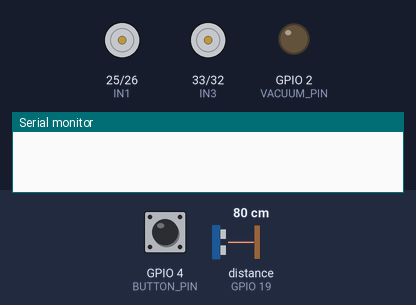
Recording of a sketch running on a simulated ESP32. Parts: motor-driver pin pairs drawn as motors (green arrow = first pin HIGH = forward, orange = second pin HIGH = backward, longer = more drive), output pins drawn as LEDs (lit = HIGH), the last lines printed to the serial monitor. The inputs (shaded band) are chosen by the test bench; at power-on: GPIO 4 (BUTTON_PIN) HIGH, distance to the obstacle (sensor on GPIO 19) 80 cm. The echo pulse lasts 58.3 µs per cm; pins used as bus, display or sensor lines are not drawn.

Above: at 1.2 s.
1.3 s: GPIO 4 (BUTTON_PIN) pulled LOW for 1 s
At 1.9 s:
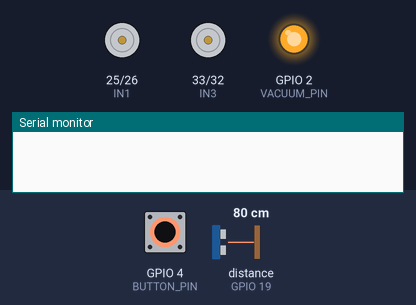
3.8 s: GPIO 4 (BUTTON_PIN) pulled LOW for 0.15 s
At 5.5 s:
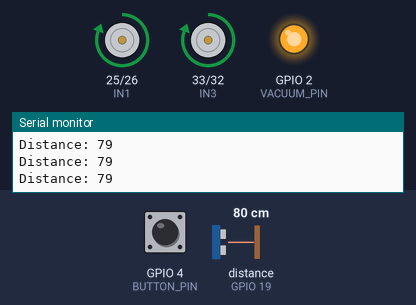
6.0 s: distance to the obstacle (sensor on GPIO 19) set to 23 cm
7.5 s: distance to the obstacle (sensor on GPIO 19) set to 18 cm
At 8.6 s:
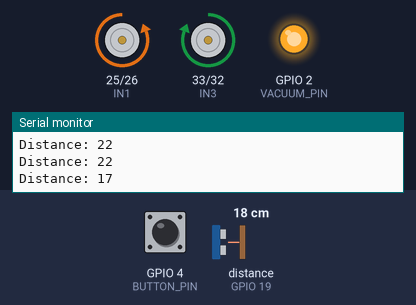
10.5 s: distance to the obstacle (sensor on GPIO 19) set to 35 cm
At 11.0 s:
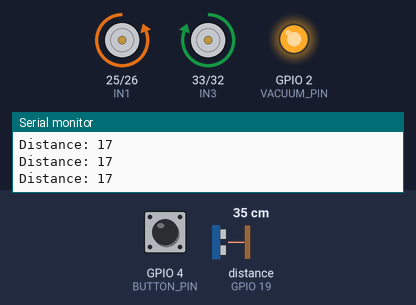
Timing chart, 0 to 13.5 s (numbered marks = the images above; inputs shaded):
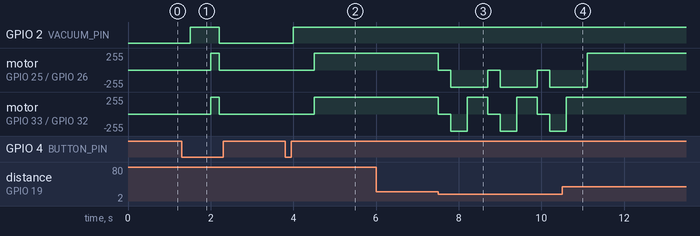

The sketch:

LumaBot_Main.ino
```cpp
// Motor Pins
#define IN1 25
#define IN2 26
#define IN3 33
#define IN4 32

// Ultrasonic Sensor Pins
#define TRIG 18
#define ECHO 19

// Vacuum System
#define VACUUM_PIN 2

// Manual Start Button
#define BUTTON_PIN 4

// Timing
long duration;
int distance;

bool isRunning = false;

void setup() {
  // Motor Pins
  pinMode(IN1, OUTPUT);
  pinMode(IN2, OUTPUT);
  pinMode(IN3, OUTPUT);
  pinMode(IN4, OUTPUT);

  // Vacuum
  pinMode(VACUUM_PIN, OUTPUT);
  digitalWrite(VACUUM_PIN, LOW);  // vacuum off initially

  // Ultrasonic Sensor
  pinMode(TRIG, OUTPUT);
  pinMode(ECHO, INPUT);

  // Button
  pinMode(BUTTON_PIN, INPUT_PULLUP);

  // Serial for debugging
  Serial.begin(115200);
}

void loop() {
  // Start on button press
  if (digitalRead(BUTTON_PIN) == LOW) {
    delay(200); // debounce
    isRunning = !isRunning; // toggle start/stop
    digitalWrite(VACUUM_PIN, isRunning ? HIGH : LOW);
    if (!isRunning) stopMotors();
    delay(500);
  }

  if (isRunning) {
    int distance = getDistance();

    if (distance < 20) {
      stopMotors();
      delay(300);
      moveBackward();
      delay(400);
      turnRight();
      delay(500);
    } else {
      moveForward();
    }
  }
}

// --- Functions ---
int getDistance() {
  digitalWrite(TRIG, LOW);
  delayMicroseconds(2);
  digitalWrite(TRIG, HIGH);
  delayMicroseconds(10);
  digitalWrite(TRIG, LOW);

  duration = pulseIn(ECHO, HIGH);
  int dist = duration * 0.034 / 2;

  Serial.print("Distance: ");
  Serial.println(dist);
  return dist;
}

void moveForward() {
  digitalWrite(IN1, HIGH);
  digitalWrite(IN2, LOW);
  digitalWrite(IN3, HIGH);
  digitalWrite(IN4, LOW);
}

void moveBackward() {
  digitalWrite(IN1, LOW);
  digitalWrite(IN2, HIGH);
  digitalWrite(IN3, LOW);
  digitalWrite(IN4, HIGH);
}

void turnRight() {
  digitalWrite(IN1, LOW);
  digitalWrite(IN2, HIGH);
  digitalWrite(IN3, HIGH);
  digitalWrite(IN4, LOW);
}

void stopMotors() {
  digitalWrite(IN1, LOW);
  digitalWrite(IN2, LOW);
  digitalWrite(IN3, LOW);
  digitalWrite(IN4, LOW);
}
```

Measured:
- the behaviour switches between 21 and 20 cm on distance to the obstacle (sensor on GPIO 19) (found by bisection; images 2 and 3)
- after the input at 1.3 s, GPIO 2 (VACUUM_PIN): LOW → HIGH after 0.20 s, → LOW 0.71 s later; motor on GPIO 25 (IN1) / GPIO 26 (IN2), motor on GPIO 33 (IN3) / GPIO 32 (IN4): stopped → forward 255/255 after 0.71 s, → stopped 0.20 s later
- after the input at 3.8 s, GPIO 2 (VACUUM_PIN): LOW → HIGH after 0.20 s; motor on GPIO 25 (IN1) / GPIO 26 (IN2), motor on GPIO 33 (IN3) / GPIO 32 (IN4): stopped → forward 255/255 after 0.71 s
- after the input at 7.5 s, motor on GPIO 25 (IN1) / GPIO 26 (IN2): alternates backward 255/255 for 0.90 s and stopped for 0.30 s, starting at once; motor on GPIO 33 (IN3) / GPIO 32 (IN4): forward 255/255 → stopped at once, then repeats every 1.2 s: backward 255/255 0.40 s, forward 255/255 0.50 s, stopped 0.30 s
- after the input at 10.5 s, motor on GPIO 33 (IN3) / GPIO 32 (IN4): goes on until 10.6 s, then stays forward 255/255
